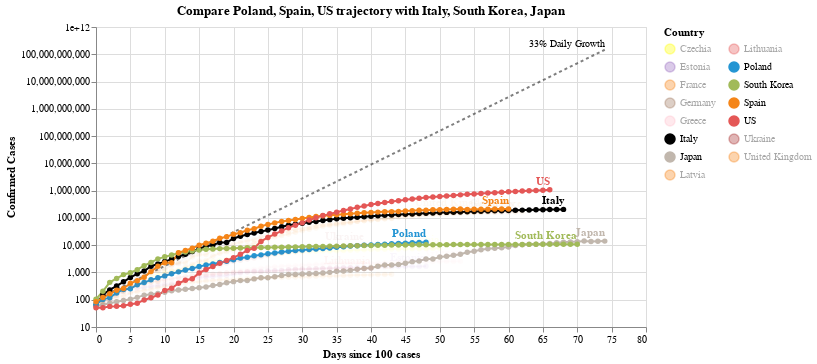

Here is the notebook cell this chart was saved with:
### Code cell
#hide_input
chart2 = make_since_chart(['Poland', 'Spain', 'US'])
chart2

### Figure 1 — Vega-Lite specification as saved in the notebook (floating-point values rounded to 4 significant figures; data arrays with more than 128 entries replaced by an {"elided": "..."} marker saying what was removed)
{"config": {"view": {"continuousWidth": 400, "continuousHeight": 300}}, "layer": [{"mark": {"type": "line", "color": "black", "opacity": 0.5, "strokeDash": [3, 3]}, "encoding": {"x": {"type": "quantitative", "field": "Days since 100 cases"}, "y": {"type": "quantitative", "field": "Confirmed Cases"}}}, {"mark": {"type": "text", "align": "right", "dy": -6, "fontSize": 10, "text": "33% Daily Growth"}, "encoding": {"x": {"type": "quantitative", "field": "Days since 100 cases"}, "y": {"type": "quantitative", "field": "Confirmed Cases"}}, "transform": [{"filter": "(datum['Days since 100 cases'] >= 74)"}]}, {"data": {"name": "data-0fdaec11534d90cb88cf265c39a3c27d"}, "mark": {"type": "line", "point": true}, "encoding": {"color": {"type": "nominal", "field": "Country", "legend": {"columns": 2}, "scale": {"domain": ["Czechia", "Estonia", "France", "Germany", "Greece", "Italy", "Japan", "Latvia", "Lithuania", "Poland", "South Korea", "Spain", "US", "Ukraine", "United Kingdom"], "range": ["yellow", "#9467bd", "#F58518", "#9D755D", "pink", "black", "#C1B7AD", "#F58518", "#E45756", "#2495D3", "#A1BA59", "#F58518", "#E45756", "brown", "#F58518"]}}, "opacity": {"condition": {"value": 1, "selection": "selector004"}, "value": 0.05}, "tooltip": [{"type": "nominal", "field": "Country"}, {"type": "temporal", "field": "Date"}, {"type": "quantitative", "field": "Confirmed Cases"}, {"type": "quantitative", "field": "Days since 100 cases"}], "x": {"type": "quantitative", "field": "Days since 100 cases"}, "y": {"type": "quantitative", "field": "Confirmed Cases", "scale": {"type": "log"}}}, "selection": {"selector004": {"type": "multi", "fields": ["Country"], "bind": "legend", "init": [{"Country": "Poland"}, {"Country": "Spain"}, {"Country": "US"}, {"Country": "Italy"}, {"Country": "South Korea"}, {"Country": "Japan"}]}}, "width": 550}, {"data": {"name": "data-0fdaec11534d90cb88cf265c39a3c27d"}, "mark": {"type": "text", "align": "right", "dy": -8, "fontWeight": "bold"}, "encoding": {"color": {"type": "nominal", "field": "Country", "legend": {"columns": 2}, "scale": {"domain": ["Czechia", "Estonia", "France", "Germany", "Greece", "Italy", "Japan", "Latvia", "Lithuania", "Poland", "South Korea", "Spain", "US", "Ukraine", "United Kingdom"], "range": ["yellow", "#9467bd", "#F58518", "#9D755D", "pink", "black", "#C1B7AD", "#F58518", "#E45756", "#2495D3", "#A1BA59", "#F58518", "#E45756", "brown", "#F58518"]}}, "opacity": {"condition": {"value": 1, "selection": "selector004"}, "value": 0.05}, "text": {"type": "nominal", "field": "Country"}, "tooltip": [{"type": "nominal", "field": "Country"}, {"type": "temporal", "field": "Date"}, {"type": "quantitative", "field": "Confirmed Cases"}, {"type": "quantitative", "field": "Days since 100 cases"}], "x": {"type": "quantitative", "field": "Days since 100 cases"}, "y": {"type": "quantitative", "field": "Confirmed Cases", "scale": {"type": "log"}}}, "transform": [{"filter": "(datum['Date'] >= 1588204800000)"}], "width": 550}], "data": {"name": "data-382c89820c78be5260470f1bf08c0b99"}, "title": "Compare Poland, Spain, US trajectory with Italy, South Korea, Japan", "$schema": "https://vega.github.io/schema/vega-lite/v4.0.2.json", "datasets": {"data-382c89820c78be5260470f1bf08c0b99": [{"Days since 100 cases": 0, "Confirmed Cases": 100.0}, {"Days since 100 cases": 1, "Confirmed Cases": 133.0}, {"Days since 100 cases": 2, "Confirmed Cases": 176.9}, {"Days since 100 cases": 3, "Confirmed Cases": 235.3}, {"Days since 100 cases": 4, "Confirmed Cases": 312.9}, {"Days since 100 cases": 5, "Confirmed Cases": 416.2}, {"Days since 100 cases": 6, "Confirmed Cases": 553.5}, {"Days since 100 cases": 7, "Confirmed Cases": 736.1}, {"Days since 100 cases": 8, "Confirmed Cases": 979.1}, {"Days since 100 cases": 9, "Confirmed Cases": 1302.0}, {"Days since 100 cases": 10, "Confirmed Cases": 1732.0}, {"Days since 100 cases": 11, "Confirmed Cases": 2303.0}, {"Days since 100 cases": 12, "Confirmed Cases": 3064.0}, {"Days since 100 cases": 13, "Confirmed Cases": 4074.0}, {"Days since 100 cases": 14, "Confirmed Cases": 5419.0}, {"Days since 100 cases": 15, "Confirmed Cases": 7207.0}, {"Days since 100 cases": 16, "Confirmed Cases": 9586.0}, {"Days since 100 cases": 17, "Confirmed Cases": 12750.0}, {"Days since 100 cases": 18, "Confirmed Cases": 16960.0}, {"Days since 100 cases": 19, "Confirmed Cases": 22550.0}, {"Days since 100 cases": 20, "Confirmed Cases": 29990.0}, {"Days since 100 cases": 21, "Confirmed Cases": 39890.0}, {"Days since 100 cases": 22, "Confirmed Cases": 53060.0}, {"Days since 100 cases": 23, "Confirmed Cases": 70560.0}, {"Days since 100 cases": 24, "Confirmed Cases": 93850.0}, {"Days since 100 cases": 25, "Confirmed Cases": 124800.0}, {"Days since 100 cases": 26, "Confirmed Cases": 166000.0}, {"Days since 100 cases": 27, "Confirmed Cases": 220800.0}, {"Days since 100 cases": 28, "Confirmed Cases": 293700.0}, {"Days since 100 cases": 29, "Confirmed Cases": 390600.0}, {"Days since 100 cases": 30, "Confirmed Cases": 519500.0}, {"Days since 100 cases": 31, "Confirmed Cases": 690900.0}, {"Days since 100 cases": 32, "Confirmed Cases": 918900.0}, {"Days since 100 cases": 33, "Confirmed Cases": 1222000.0}, {"Days since 100 cases": 34, "Confirmed Cases": 1625000.0}, {"Days since 100 cases": 35, "Confirmed Cases": 2162000.0}, {"Days since 100 cases": 36, "Confirmed Cases": 2875000.0}, {"Days since 100 cases": 37, "Confirmed Cases": 3824000.0}, {"Days since 100 cases": 38, "Confirmed Cases": 5086000.0}, {"Days since 100 cases": 39, "Confirmed Cases": 6764000.0}, {"Days since 100 cases": 40, "Confirmed Cases": 8996000.0}, {"Days since 100 cases": 41, "Confirmed Cases": 11970000.0}, {"Days since 100 cases": 42, "Confirmed Cases": 15910000.0}, {"Days since 100 cases": 43, "Confirmed Cases": 21170000.0}, {"Days since 100 cases": 44, "Confirmed Cases": 28150000.0}, {"Days since 100 cases": 45, "Confirmed Cases": 37440000.0}, {"Days since 100 cases": 46, "Confirmed Cases": 49790000.0}, {"Days since 100 cases": 47, "Confirmed Cases": 66230000.0}, {"Days since 100 cases": 48, "Confirmed Cases": 88080000.0}, {"Days since 100 cases": 49, "Confirmed Cases": 117100000.0}, {"Days since 100 cases": 50, "Confirmed Cases": 155800000.0}, {"Days since 100 cases": 51, "Confirmed Cases": 207200000.0}, {"Days since 100 cases": 52, "Confirmed Cases": 275600000.0}, {"Days since 100 cases": 53, "Confirmed Cases": 366600000.0}, {"Days since 100 cases": 54, "Confirmed Cases": 487500000.0}, {"Days since 100 cases": 55, "Confirmed Cases": 648400000.0}, {"Days since 100 cases": 56, "Confirmed Cases": 862400000.0}, {"Days since 100 cases": 57, "Confirmed Cases": 1147000000.0}, {"Days since 100 cases": 58, "Confirmed Cases": 1525000000.0}, {"Days since 100 cases": 59, "Confirmed Cases": 2029000000.0}, {"Days since 100 cases": 60, "Confirmed Cases": 2698000000.0}, {"Days since 100 cases": 61, "Confirmed Cases": 3589000000.0}, {"Days since 100 cases": 62, "Confirmed Cases": 4773000000.0}, {"Days since 100 cases": 63, "Confirmed Cases": 6348000000.0}, {"Days since 100 cases": 64, "Confirmed Cases": 8443000000.0}, {"Days since 100 cases": 65, "Confirmed Cases": 11230000000.0}, {"Days since 100 cases": 66, "Confirmed Cases": 14940000000.0}, {"Days since 100 cases": 67, "Confirmed Cases": 19860000000.0}, {"Days since 100 cases": 68, "Confirmed Cases": 26420000000.0}, {"Days since 100 cases": 69, "Confirmed Cases": 35140000000.0}, {"Days since 100 cases": 70, "Confirmed Cases": 46730000000.0}, {"Days since 100 cases": 71, "Confirmed Cases": 62150000000.0}, {"Days since 100 cases": 72, "Confirmed Cases": 82660000000.0}, {"Days since 100 cases": 73, "Confirmed Cases": 109900000000.0}, {"Days since 100 cases": 74, "Confirmed Cases": 146200000000.0}], "data-0fdaec11534d90cb88cf265c39a3c27d": {"elided": "855 records"}}}
